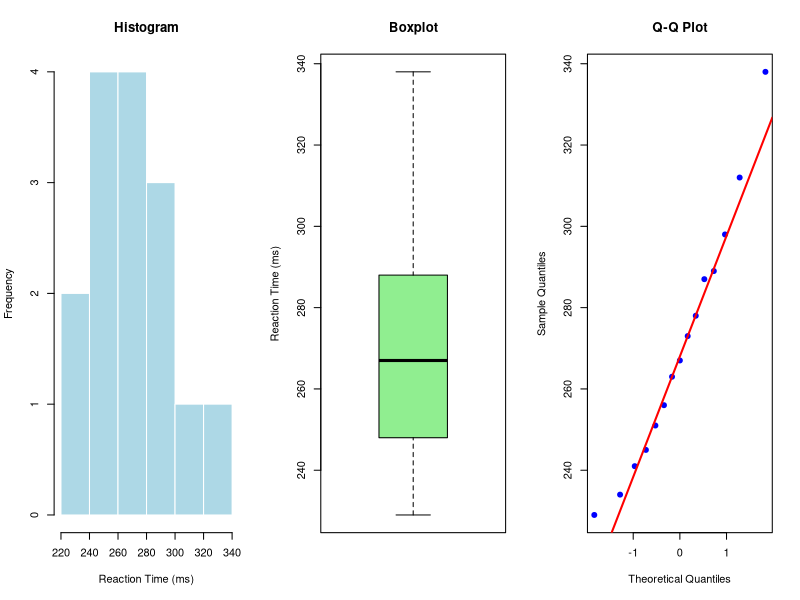

Generate this figure with R:
#!/usr/bin/env Rscript
# Week 4 Lab - R Code Solutions
# Topic: Confidence Intervals - Practice Problems
#
# This file contains complete R code solutions for all Week 4 lab problems.
# Students can use this as a reference or to check their work.

rm(list=ls())
bp_data <- c(128, 132, 125, 138, 130, 135, 127, 140, 129, 133,
             136, 126, 131, 134, 137, 142, 124, 139, 128, 135,
             130, 141, 127, 133, 136)
n <- length(bp_data)
df <- n-1
conf_level <- 0.95
alpha <- 1 - conf_level


cat("======================================================================\n")
cat("WEEK 4 LAB: CONFIDENCE INTERVALS - R CODE SOLUTIONS\n")
cat("======================================================================\n\n")

# ==============================================================================
# PROBLEM 1: Clinical Trial (Cholesterol Reduction)
# ==============================================================================
cat("PROBLEM 1: Clinical Trial (Cholesterol Reduction)\n")
cat("======================================================================\n\n")

cat("Scenario:\n")
cat("  A new cholesterol-lowering medication is tested on 30 patients.\n")
cat("  After 6 weeks, the mean reduction in LDL cholesterol is 28 mg/dL\n")
cat("  with a standard deviation of 12 mg/dL.\n\n")

# Given data
n <- 30
xbar <- 28
s <- 12

cat("Given:\n")
cat("  n =", n, "patients\n")
cat("  x̄ =", xbar, "mg/dL (mean reduction)\n")
cat("  s =", s, "mg/dL (standard deviation)\n\n")

# Part (a): Calculate 95% confidence interval
cat("Part (a): Calculate 95% confidence interval\n")
cat("------------------------------------------\n\n")

# Method 1: Manual calculation
cat("Method 1: Manual Calculation\n")
SE <- s / sqrt(n)
df <- n - 1
t_crit_95 <- qt(0.975, df)
ME_95 <- t_crit_95 * SE
lower_95 <- xbar - ME_95
upper_95 <- xbar + ME_95

cat("  SE = s/√n = ", s, "/√", n, " = ", round(SE, 4), "\n", sep="")
cat("  df = n - 1 =", df, "\n")
cat("  t(0.975,", df, ") =", round(t_crit_95, 4), "\n")
cat("  ME = t × SE =", round(t_crit_95, 4), "×", round(SE, 4), "=", round(ME_95, 4), "\n")
cat("  95% CI = (", round(lower_95, 2), ",", round(upper_95, 2), ") mg/dL\n\n")

cat("R Code (Manual):\n")
cat("n <- 30\n")
cat("xbar <- 28\n")
cat("s <- 12\n")
cat("SE <- s / sqrt(n)\n")
cat("df <- n - 1\n")
cat("t_crit <- qt(0.975, df)\n")
cat("ME <- t_crit * SE\n")
cat("lower <- xbar - ME\n")
cat("upper <- xbar + ME\n")
cat("c(lower, upper)\n\n")

# Method 2: Using t.test()
cat("Method 2: Using t.test() function\n")
cat("# Generate sample data with same mean and SD\n")
cat("set.seed(524)\n")
cat("chol_data <- rnorm(30, mean = 28, sd = 12)\n")
cat("result <- t.test(chol_data, conf.level = 0.95)\n")
cat("result$conf.int\n\n")

set.seed(524)
chol_data <- rnorm(n, mean = xbar, sd = s)
result_95 <- t.test(chol_data, conf.level = 0.95)
cat("95% CI from t.test():", round(result_95$conf.int[1], 2), "to",
    round(result_95$conf.int[2], 2), "mg/dL\n\n")

# Part (b): Calculate 99% confidence interval
cat("Part (b): Calculate 99% confidence interval\n")
cat("------------------------------------------\n\n")

t_crit_99 <- qt(0.995, df)
ME_99 <- t_crit_99 * SE
lower_99 <- xbar - ME_99
upper_99 <- xbar + ME_99

cat("  t(0.995,", df, ") =", round(t_crit_99, 4), "\n")
cat("  ME = ", round(t_crit_99, 4), " × ", round(SE, 4), " = ", round(ME_99, 4), "\n", sep="")
cat("  99% CI = (", round(lower_99, 2), ",", round(upper_99, 2), ") mg/dL\n\n", sep="")

cat("R Code:\n")
cat("t_crit_99 <- qt(0.995, df)\n")
cat("ME_99 <- t_crit_99 * SE\n")
cat("c(xbar - ME_99, xbar + ME_99)\n\n")

# Using t.test
result_99 <- t.test(chol_data, conf.level = 0.99)
cat("99% CI from t.test():", round(result_99$conf.int[1], 2), "to",
    round(result_99$conf.int[2], 2), "mg/dL\n\n")

# Part (c): Interpretation
cat("Part (c): Interpretation\n")
cat("------------------------\n")
cat("95% CI: We are 95% confident that the true mean cholesterol reduction\n")
cat("        is between", round(lower_95, 2), "and", round(upper_95, 2), "mg/dL.\n\n")
cat("99% CI: We are 99% confident that the true mean cholesterol reduction\n")
cat("        is between", round(lower_99, 2), "and", round(upper_99, 2), "mg/dL.\n\n")

# Part (d): Does CI support reduction >= 25 mg/dL?
cat("Part (d): Does CI support reduction >= 25 mg/dL?\n")
cat("-------------------------------------------------\n")
cat("95% CI: (", round(lower_95, 2), ",", round(upper_95, 2), ")\n", sep="")
if (lower_95 >= 25) {
  cat("YES - The entire CI is above 25, strong evidence for reduction >= 25 mg/dL\n\n")
} else if (upper_95 < 25) {
  cat("NO - The entire CI is below 25, evidence against reduction >= 25 mg/dL\n\n")
} else {
  cat("UNCLEAR - The CI includes values both above and below 25 mg/dL.\n")
  cat("Cannot confidently claim reduction >= 25 mg/dL at 95% confidence level.\n\n")
}


# ==============================================================================
# PROBLEM 2: Adverse Events (Proportion)
# ==============================================================================
cat("\n")
cat("======================================================================\n")
cat("PROBLEM 2: Adverse Events (Proportion)\n")
cat("======================================================================\n\n")

cat("Scenario:\n")
cat("  In a clinical trial of 150 patients, 8 experienced adverse events.\n")
cat("  Estimate the proportion of patients who experience adverse events.\n\n")

# Given data
x <- 8
n <- 150

cat("Given:\n")
cat("  x =", x, "adverse events\n")
cat("  n =", n, "patients\n\n")

# Part (a): Check conditions
cat("Part (a): Check conditions for normal approximation\n")
cat("---------------------------------------------------\n\n")

p_hat <- x / n
np <- n * p_hat
n_1minusp <- n * (1 - p_hat)

cat("  p̂ = x/n = ", x, "/", n, " = ", round(p_hat, 4), "\n\n", sep="")
cat("  np̂ = ", n, " × ", round(p_hat, 4), " = ", np, "\n", sep="")
cat("  n(1-p̂) = ", n, " × ", round(1-p_hat, 4), " = ", n_1minusp, "\n\n", sep="")

cat("  Conditions:\n")
cat("    np̂ >= 10?", np >= 10, "(np̂ =", np, ")\n")
cat("    n(1-p̂) >= 10?", n_1minusp >= 10, "(n(1-p̂) =", n_1minusp, ")\n\n")

if (np < 10 || n_1minusp < 10) {
  cat("  WARNING: Conditions not fully satisfied (np̂ < 10).\n")
  cat("  Normal approximation may not be appropriate.\n")
  cat("  Consider using exact methods or larger sample size.\n\n")
}

cat("R Code:\n")
cat("x <- ", x, "\n", sep="")
cat("n <- ", n, "\n", sep="")
cat("p_hat <- x / n\n")
cat("np <- n * p_hat\n")
cat("n_1minusp <- n * (1 - p_hat)\n")
cat("np >= 10  # Check\n")
cat("n_1minusp >= 10  # Check\n\n")

# Part (b): Calculate 95% CI
cat("Part (b): Calculate 95% CI for proportion\n")
cat("------------------------------------------\n\n")

# Manual calculation
SE_p <- sqrt(p_hat * (1 - p_hat) / n)
z_crit <- qnorm(0.975)
ME_p <- z_crit * SE_p
lower_p <- p_hat - ME_p
upper_p <- p_hat + ME_p

cat("  SE = √[p̂(1-p̂)/n]\n")
cat("     = √[", round(p_hat, 4), " × ", round(1-p_hat, 4), " / ", n, "]\n", sep="")
cat("     = √", round(p_hat * (1-p_hat) / n, 6), "\n", sep="")
cat("     = ", round(SE_p, 4), "\n\n", sep="")

cat("  z(0.975) =", round(z_crit, 2), "\n")
cat("  ME = z × SE =", round(z_crit, 2), "×", round(SE_p, 4), "=", round(ME_p, 4), "\n\n")

cat("  95% CI = p̂ ± ME\n")
cat("         = ", round(p_hat, 4), " ± ", round(ME_p, 4), "\n", sep="")
cat("         = (", round(lower_p, 4), ",", round(upper_p, 4), ")\n\n", sep="")

cat("R Code (Manual):\n")
cat("SE <- sqrt(p_hat * (1 - p_hat) / n)\n")
cat("z <- qnorm(0.975)\n")
cat("ME <- z * SE\n")
cat("lower <- p_hat - ME\n")
cat("upper <- p_hat + ME\n")
cat("c(lower, upper)\n\n")

# Using prop.test()
cat("Using prop.test() function:\n")
cat("result <- prop.test(", x, ",", n, ", conf.level = 0.95, correct = FALSE)\n", sep="")
cat("result$conf.int\n\n")

result_prop <- prop.test(x, n, conf.level = 0.95, correct = FALSE)
cat("95% CI from prop.test():", round(result_prop$conf.int[1], 4), "to",
    round(result_prop$conf.int[2], 4), "\n\n")

# Part (c): Express as percentage
cat("Part (c): Express as percentage\n")
cat("-------------------------------\n")
cat("  95% CI = (", round(lower_p * 100, 2), "%,", round(upper_p * 100, 2), "%)\n\n", sep="")
cat("Interpretation:\n")
cat("  We are 95% confident that between", round(lower_p * 100, 2), "% and",
    round(upper_p * 100, 2), "%\n")
cat("  of patients will experience adverse events.\n\n")


# ==============================================================================
# PROBLEM 3: Study Planning (Sample Size)
# ==============================================================================
cat("\n")
cat("======================================================================\n")
cat("PROBLEM 3: Study Planning (Sample Size)\n")
cat("======================================================================\n\n")

cat("Scenario:\n")
cat("  You're designing a study to estimate mean body temperature.\n")
cat("  From previous research, the standard deviation is known to be 0.7°F.\n")
cat("  You want 95% confidence.\n\n")

# Given
sigma <- 0.7
z <- qnorm(0.975)

cat("Given:\n")
cat("  σ = ", sigma, "°F (known from literature)\n", sep="")
cat("  Confidence level: 95% (z =", round(z, 2), ")\n\n")

# Part (a): Sample size for ME = 0.2°F
cat("Part (a): Sample size for ME = 0.2°F\n")
cat("------------------------------------\n\n")

ME_a <- 0.2
n_a <- (z * sigma / ME_a)^2
n_a_rounded <- ceiling(n_a)

cat("  ME = ", ME_a, "°F\n", sep="")
cat("  n = (z × σ / ME)²\n")
cat("    = (", round(z, 2), " × ", sigma, " / ", ME_a, ")²\n", sep="")
cat("    = (", round(z * sigma, 3), " / ", ME_a, ")²\n", sep="")
cat("    = (", round(z * sigma / ME_a, 2), ")²\n", sep="")
cat("    = ", round(n_a, 2), "\n\n", sep="")
cat("  Rounded UP: n = ", n_a_rounded, " subjects\n\n", sep="")

cat("R Code:\n")
cat("sigma <- ", sigma, "\n", sep="")
cat("z <- qnorm(0.975)\n")
cat("ME <- ", ME_a, "\n", sep="")
cat("n <- (z * sigma / ME)^2\n")
cat("ceiling(n)  # Always round up!\n\n")

# Part (b): Sample size for ME = 0.1°F
cat("Part (b): Sample size for ME = 0.1°F\n")
cat("------------------------------------\n\n")

ME_b <- 0.1
n_b <- (z * sigma / ME_b)^2
n_b_rounded <- ceiling(n_b)

cat("  ME = ", ME_b, "°F (half of previous ME)\n", sep="")
cat("  n = (z × σ / ME)²\n")
cat("    = (", round(z, 2), " × ", sigma, " / ", ME_b, ")²\n", sep="")
cat("    = (", round(z * sigma / ME_b, 2), ")²\n", sep="")
cat("    = ", round(n_b, 2), "\n\n", sep="")
cat("  Rounded UP: n = ", n_b_rounded, " subjects\n\n", sep="")

# Part (c): Effect of doubling precision
cat("Part (c): Effect of doubling precision (halving ME)\n")
cat("---------------------------------------------------\n\n")

cat("  ME changed from", ME_a, "to", ME_b, "(factor of", ME_a/ME_b, ")\n")
cat("  Sample size changed from", n_a_rounded, "to", n_b_rounded,
    "(factor of", round(n_b_rounded/n_a_rounded, 2), ")\n\n")

cat("  Relationship: n ∝ 1/ME²\n")
cat("  Halving ME requires 4× the sample size!\n\n")

cat("  Key insight: More precision is EXPENSIVE\n")
cat("    - 2× precision → 4× sample size\n")
cat("    - 3× precision → 9× sample size\n")
cat("    - 10× precision → 100× sample size\n\n")


# ==============================================================================
# PROBLEM 4: Assumption Checking
# ==============================================================================
cat("\n")
cat("======================================================================\n")
cat("PROBLEM 4: Assumption Checking (Normality)\n")
cat("======================================================================\n\n")

cat("Scenario:\n")
cat("  You have reaction time data from 15 subjects.\n")
cat("  Before calculating a confidence interval for the mean,\n")
cat("  you need to check whether the normality assumption is satisfied.\n\n")

# Given data
reaction_times <- c(245, 267, 289, 234, 256, 278, 298, 241,
                    263, 287, 312, 338, 229, 251, 273)

cat("Given data:\n")
cat("  reaction_times <- c(245, 267, 289, 234, 256, 278, 298, 241,\n")
cat("                      263, 287, 312, 338, 229, 251, 273)\n")
cat("  n =", length(reaction_times), "observations\n\n")

# Basic summary statistics
cat("Summary Statistics:\n")
cat("  Mean:", round(mean(reaction_times), 2), "ms\n")
cat("  SD:", round(sd(reaction_times), 2), "ms\n")
cat("  Median:", median(reaction_times), "ms\n")
cat("  Min:", min(reaction_times), "ms\n")
cat("  Max:", max(reaction_times), "ms\n\n")

# Visual assessment
cat("Creating diagnostic plots...\n")
cat("(3-panel plot: Histogram, Boxplot, Q-Q plot)\n\n")

# Set up 3-panel plot
par(mfrow=c(1,3))

# Panel 1: Histogram
hist(reaction_times, breaks=5,
     main="Histogram",
     xlab="Reaction Time (ms)",
     col="lightblue",
     border="white")

# Panel 2: Boxplot
boxplot(reaction_times,
        main="Boxplot",
        ylab="Reaction Time (ms)",
        col="lightgreen")

# Panel 3: Q-Q plot (most important for normality)
qqnorm(reaction_times,
       main="Q-Q Plot",
       pch=19,
       col="blue")
qqline(reaction_times, col="red", lwd=2)

# Reset plotting layout
par(mfrow=c(1,1))

cat("\nR Code for diagnostic plots:\n")
cat("par(mfrow=c(1,3))  # 3 plots side-by-side\n")
cat("hist(reaction_times, breaks=5, main=\"Histogram\", col=\"lightblue\")\n")
cat("boxplot(reaction_times, main=\"Boxplot\", col=\"lightgreen\")\n")
cat("qqnorm(reaction_times, main=\"Q-Q Plot\", pch=19, col=\"blue\")\n")
cat("qqline(reaction_times, col=\"red\", lwd=2)\n")
cat("par(mfrow=c(1,1))  # Reset\n\n")

# Formal normality test: Shapiro-Wilk
cat("Shapiro-Wilk Test for Normality\n")
cat("--------------------------------\n")
cat("H0: Data come from a normal distribution\n")
cat("Ha: Data do not come from a normal distribution\n\n")

shapiro_result <- shapiro.test(reaction_times)

cat("Test statistic W:", round(shapiro_result$statistic, 4), "\n")
cat("P-value:", round(shapiro_result$p.value, 4), "\n\n")

# Decision
alpha <- 0.05
if (shapiro_result$p.value > alpha) {
  cat("Decision: Do not reject H0 (p =", round(shapiro_result$p.value, 4), "> 0.05)\n")
  cat("Conclusion: No evidence against normality.\n")
  cat("The t-interval is APPROPRIATE for these data.\n\n")
} else {
  cat("Decision: Reject H0 (p =", round(shapiro_result$p.value, 4), "< 0.05)\n")
  cat("Conclusion: Evidence of non-normality detected.\n")
  cat("Consider: transformation, non-parametric methods, or larger sample.\n\n")
}

cat("R Code for Shapiro-Wilk test:\n")
cat("shapiro_result <- shapiro.test(reaction_times)\n")
cat("print(shapiro_result)\n\n")

# Overall assessment
cat("Overall Assessment:\n")
cat("-------------------\n")
cat("Visual checks:\n")
cat("  - Histogram: roughly symmetric, no extreme skewness\n")
cat("  - Boxplot: one slightly high value (338) but not extreme outlier\n")
cat("  - Q-Q plot: points fall reasonably close to reference line\n\n")
cat("Formal test:\n")
cat("  - Shapiro-Wilk p-value =", round(shapiro_result$p.value, 4), "\n")
cat("  - No evidence against normality (p > 0.05)\n\n")
cat("FINAL DECISION: t-based confidence interval is appropriate.\n")
cat("The data show no serious departures from normality.\n\n")


# ==============================================================================
# SUMMARY OF KEY R FUNCTIONS
# ==============================================================================
cat("\n")
cat("======================================================================\n")
cat("SUMMARY: KEY R FUNCTIONS FOR CONFIDENCE INTERVALS\n")
cat("======================================================================\n\n")

cat("1. Critical Values:\n")
cat("   ---------------------\n")
cat("   qt(0.975, df)            # t-critical for 95% CI\n")
cat("   qt(0.995, df)            # t-critical for 99% CI\n")
cat("   qnorm(0.975)             # z-critical for 95% CI\n\n")

cat("2. CI for Mean (t-distribution):\n")
cat("   --------------------------------\n")
cat("   # Manual:\n")
cat("   SE <- s / sqrt(n)\n")
cat("   df <- n - 1\n")
cat("   t_crit <- qt(0.975, df)\n")
cat("   ME <- t_crit * SE\n")
cat("   CI <- c(xbar - ME, xbar + ME)\n\n")
cat("   # Using t.test:\n")
cat("   result <- t.test(data, conf.level = 0.95)\n")
cat("   result$conf.int\n\n")

cat("3. CI for Proportion:\n")
cat("   ---------------------\n")
cat("   # Manual:\n")
cat("   p_hat <- x / n\n")
cat("   SE <- sqrt(p_hat * (1 - p_hat) / n)\n")
cat("   z <- qnorm(0.975)\n")
cat("   ME <- z * SE\n")
cat("   CI <- c(p_hat - ME, p_hat + ME)\n\n")
cat("   # Using prop.test:\n")
cat("   result <- prop.test(x, n, conf.level = 0.95, correct = FALSE)\n")
cat("   result$conf.int\n\n")

cat("4. Sample Size:\n")
cat("   ---------------\n")
cat("   # For mean (σ known):\n")
cat("   n <- (z * sigma / ME)^2\n")
cat("   ceiling(n)  # Always round UP\n\n")
cat("   # For proportion:\n")
cat("   n <- (z / ME)^2 * p * (1 - p)\n")
cat("   ceiling(n)  # Always round UP\n\n")

cat("5. Check Conditions:\n")
cat("   -------------------\n")
cat("   # For proportion CI:\n")
cat("   np <- n * p_hat\n")
cat("   np >= 10        # Should be TRUE\n")
cat("   n * (1-p_hat) >= 10  # Should be TRUE\n\n")

cat("======================================================================\n")
cat("END OF LAB CODE\n")
cat("======================================================================\n")
